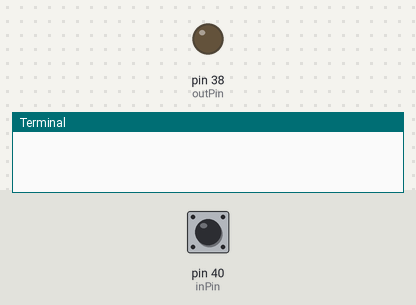
Bench run of a program on a simulated Raspberry Pi (header pin numbers). On the bench: output pins drawn as LEDs (lit = HIGH), the last lines printed to the terminal. Inputs (shaded band) come from the test bench; at power-on: pin 40 (inPin) HIGH.

Above: at 1.2 s.
1.3 s: pin 40 (inPin) pulled LOW for 0.15 s
At 2.7 s:
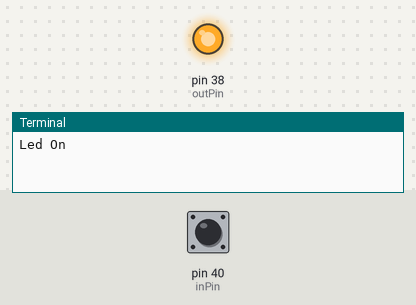
3.0 s: pin 40 (inPin) pulled LOW for 1 s
At 4.7 s:
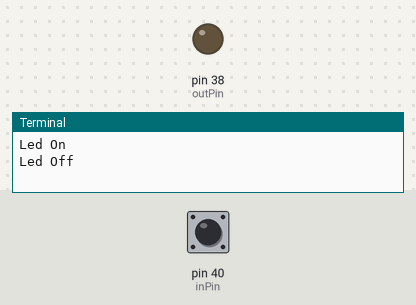
5.5 s: pin 40 (inPin) pulled LOW for 3.2 s
At 9.5 s:
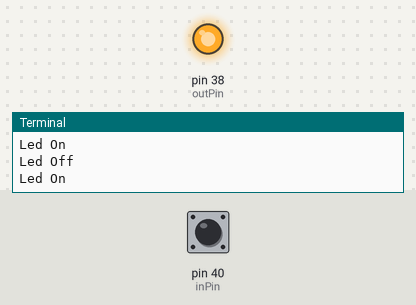
Timing chart, 0 to 11.0 s (numbered marks = the images above; inputs shaded):
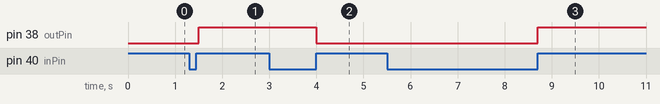

The program:

toggleSwitch.py
```python
import RPi.GPIO as gpio
from time import sleep

delay = .1
inPin = 40
outPin = 38

gpio.setmode(gpio.BOARD)
gpio.setup(outPin, gpio.OUT)
gpio.setup(inPin, gpio.IN, pull_up_down=gpio.PUD_UP)

ledState = 0
buttonState = 1
buttonStateOld = 1

try:
	while True:
		buttonState = gpio.input(inPin)
		if buttonState == 1 and buttonStateOld == 0:
			if ledState == 1:
				ledState = 0
				gpio.output(outPin, ledState)
				print("Led Off")
			else:
				ledState = 1
				gpio.output(outPin, ledState)
				print("Led On")

		buttonStateOld = buttonState
		sleep(delay)

except KeyboardInterrupt:
	gpio.cleanup()
	print("GPIO Pin Ready to Go")
```

Measured:
- after the input at 1.3 s, pin 38 (outPin): LOW → HIGH after 0.20 s
- after the input at 3.0 s, pin 38 (outPin): HIGH → LOW after 1.0 s
- after the input at 5.5 s, pin 38 (outPin): LOW → HIGH after 3.2 s
